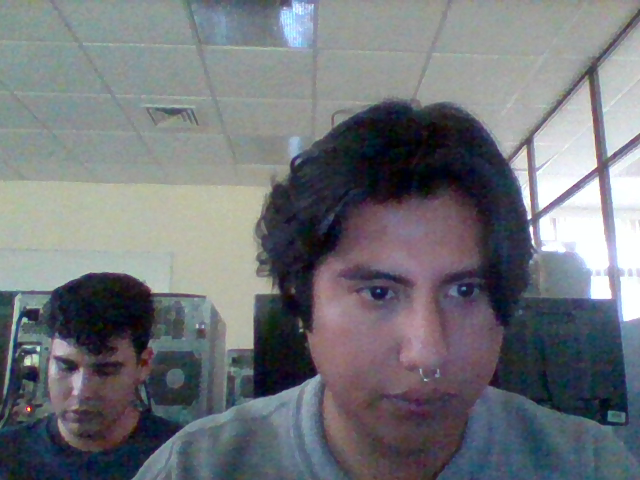
#> input picture 1011/imagen-00001.png, 640 x 480 px, given in place of the camera
$ python 19011603.py
#> lines starting #> are read from the running program, lines starting #| are printed output that depends on the picture


#Norika Isabel Ramirez Valdez
# Graficación


import cv2 as cv

camara = cv.VideoCapture(0)

if not camara.isOpened():
    print("No puedo abrir la camara")
    exit(1)

contador = 1
color = True
sobelX = True
sobelY = True
canny = True

while True:
    # Leemos la imagen de la camara
    ret, imagen = camara.read()
#> imagen is the input picture: shape (480, 640, 3); mean B, G, R 121.1, 116, 113

     #canny
    edge = cv.Canny(imagen, 10, 1)
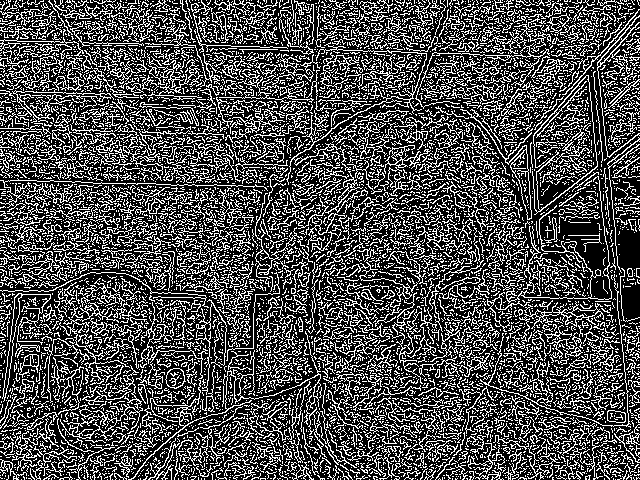
#> edge: shape (480, 640); 30.2% white in thin lines or dots

    if not ret:
        print("No podemos capturar la imagen de la camara")
        break

    cv.imshow("Camara", imagen)

    gris = cv.cvtColor(imagen, cv.COLOR_BGR2GRAY)
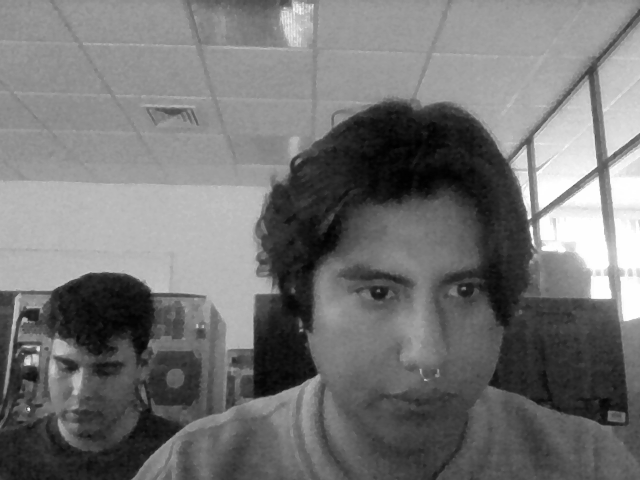
#> gris: shape (480, 640); min 0, max 255, mean 115.7

    sobelx = cv.Sobel(imagen, cv.CV_16S, 1, 0)
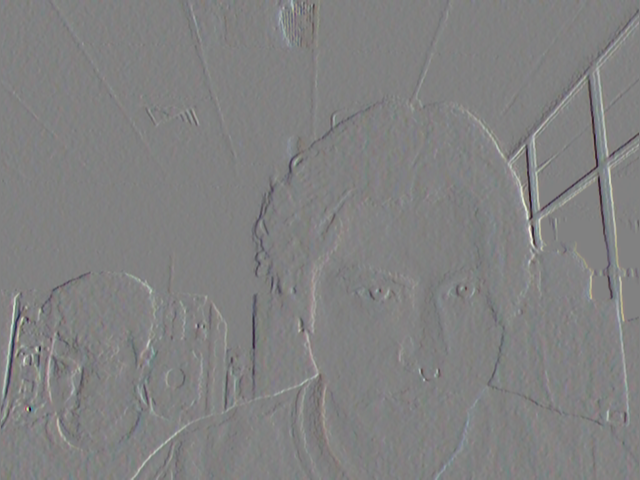
#> sobelx: shape (480, 640, 3) int16; mean B, G, R 0.8, 0.7, 0.8; drawn with min black and max white
    sobely = cv.Sobel(imagen, cv.CV_16S, 0, 1)
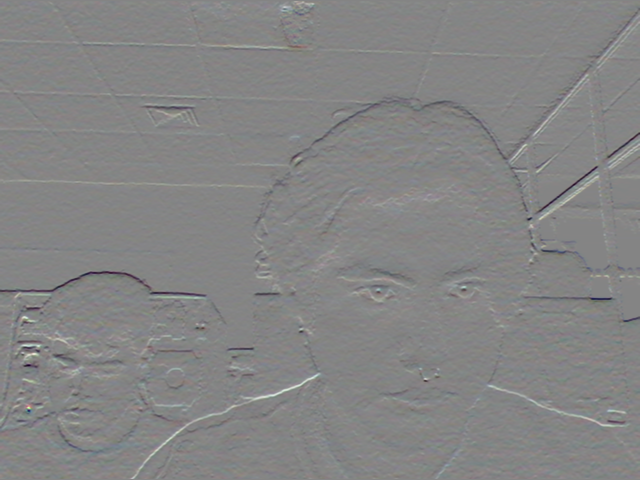
#> sobely: shape (480, 640, 3) int16; mean B, G, R -0.8, -1.1, -1.2; drawn with min black and max white

    absx = cv.convertScaleAbs(sobelx)
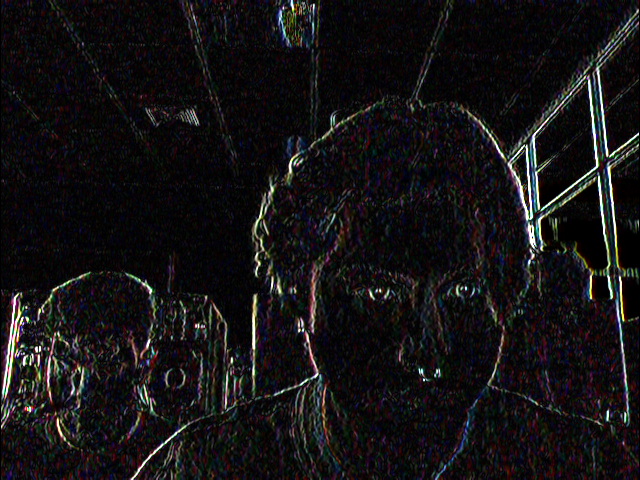
#> absx: shape (480, 640, 3); mean B, G, R 19.9, 19.6, 20.7
    absy = cv.convertScaleAbs(sobely)
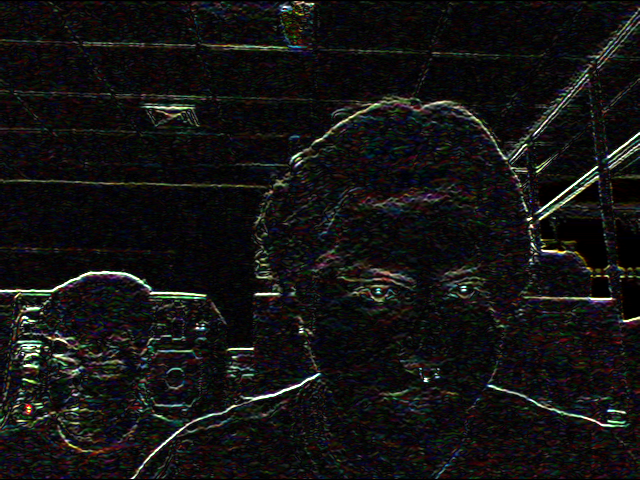
#> absy: shape (480, 640, 3); mean B, G, R 19, 19.3, 19.9

    if color:
        cv.imshow("Camara", imagen)
        if sobelX:
            cv.imshow("Camara", imagen)
            if sobelY:
                cv.imshow("Camara", imagen)
            else:
                cv.imshow("Camara", absx)
        else:
            cv.imshow("Camara", absy)
    else:
        cv.imshow("Camara", gris)

        teclado = cv.waitKey(1)
        if teclado == 27:
          break

        elif teclado == ord('g') or teclado == ord('G'):
            nombre = "imagen-{:05d}.png".format(contador)
            print(f"Guardando imagen {nombre}")
            cv.imwrite(nombre,imagen)
            img_grey = cv.imread(nombre, cv.IMREAD_GRAYSCALE)
            img_binary = cv.threshold(img_grey, 100, 255, cv.THRESH_BINARY)[1]
            cv.imwrite(nombre,img_binary)
            contador += 1

        elif teclado == ord('c') or teclado == ord('C'):
            nombre = "imagen-{:05d}.png".format(contador)
            print(f"Guardando imagen {nombre}")
            cv.imwrite(nombre,imagen)
            contador += 1

        elif teclado == ord('b') or teclado == ord('B'):
            color = not color
        elif teclado == ord('b') or teclado == ord('B'):
            color = True
        elif teclado == ord('1'):
            sobelX = not sobelX
        elif teclado == ord('1'):
            sobelX = True
        elif teclado == ord('2'):
            sobelY = not sobelY
        elif teclado == ord('2'):
            sobelY = True

camara.release()
cv.destroyAllWindows()

$ run again, on 1011/imagen-00002.png
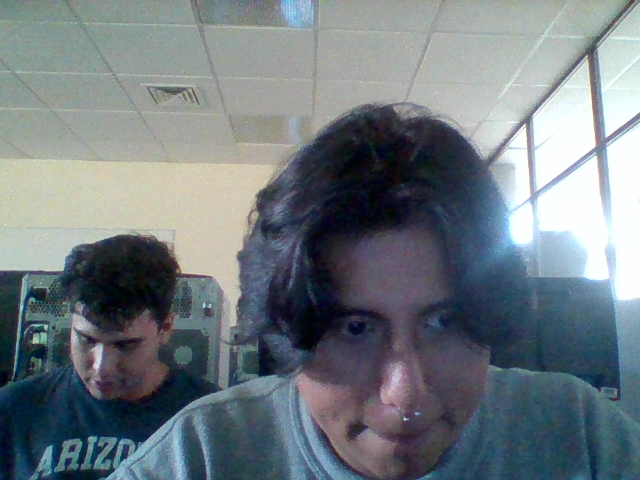
#> input picture 1011/imagen-00002.png, 640 x 480 px, given in place of the camera
#> imagen is the input picture: shape (480, 640, 3); mean B, G, R 128.3, 122.6, 113.1
#> `edge = cv.Canny(imagen, 10, 1)`:
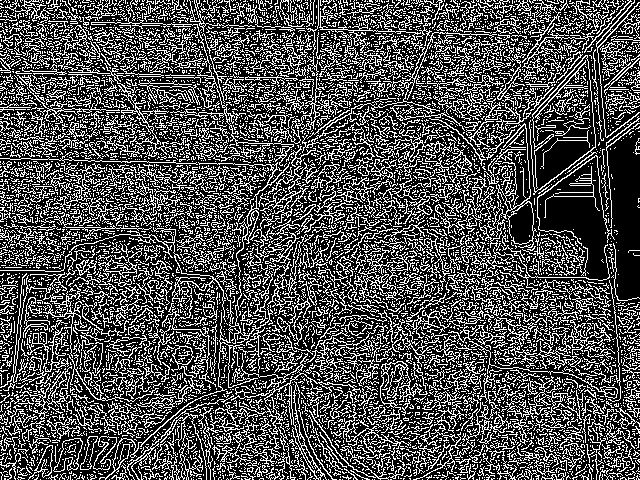
#> edge: shape (480, 640); 31.2% white in thin lines or dots
#> `absy = cv.convertScaleAbs(sobely)`:
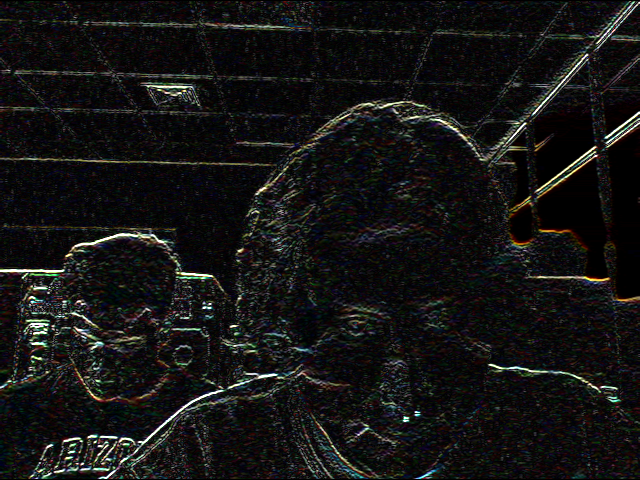
#> absy: shape (480, 640, 3); mean B, G, R 20.2, 20.8, 21.1

$ run again, on 1011/imagen-00003.png
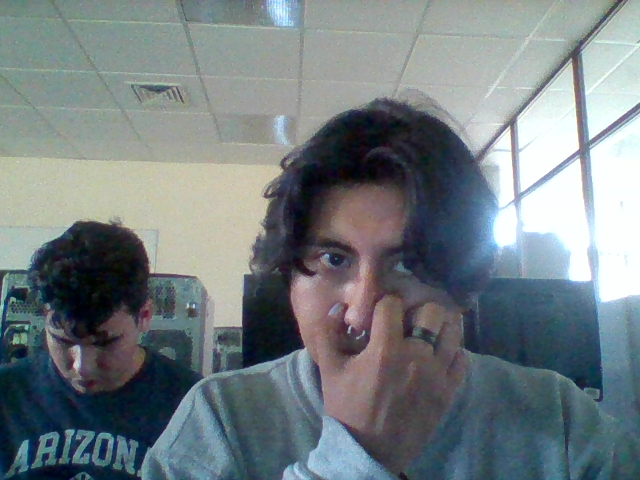
#> input picture 1011/imagen-00003.png, 640 x 480 px, given in place of the camera
#> imagen is the input picture: shape (480, 640, 3); mean B, G, R 129.8, 126.2, 116.1
#> `edge = cv.Canny(imagen, 10, 1)`:
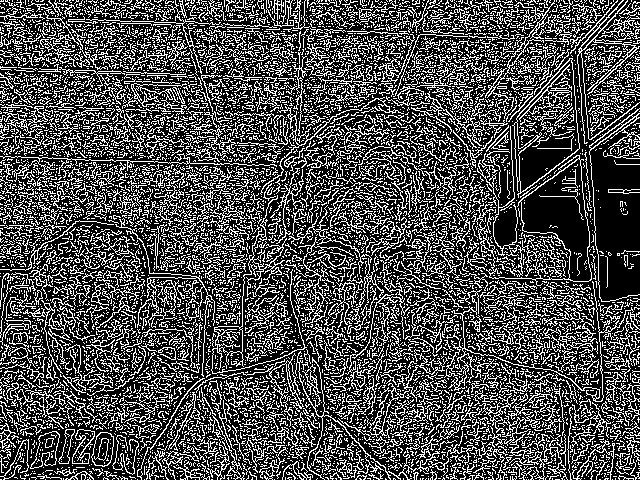
#> edge: shape (480, 640); 30.3% white in thin lines or dots
#> `absy = cv.convertScaleAbs(sobely)`:
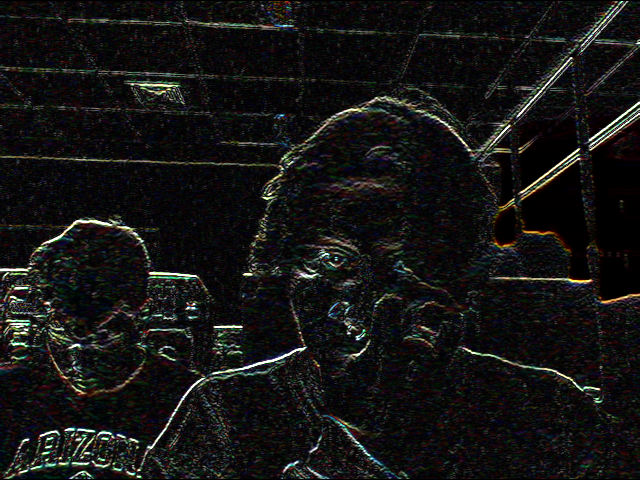
#> absy: shape (480, 640, 3); mean B, G, R 19.9, 20.6, 21

$ run again, on 1011/imagen-00004.png
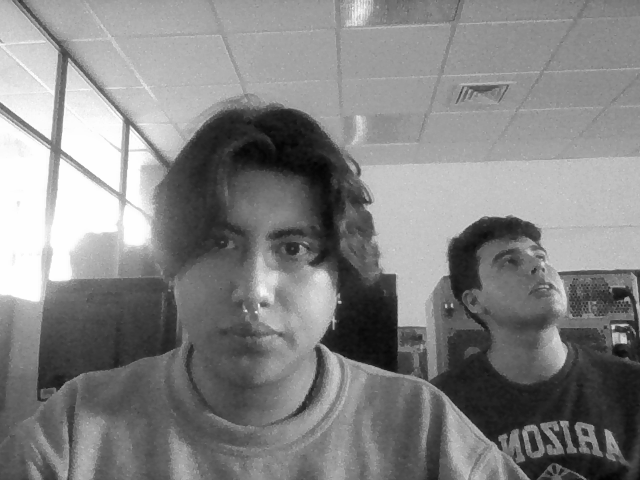
#> input picture 1011/imagen-00004.png, 640 x 480 px, given in place of the camera
#> imagen is the input picture: shape (480, 640, 3); min 3, max 255, mean 131.6
#> `edge = cv.Canny(imagen, 10, 1)`:
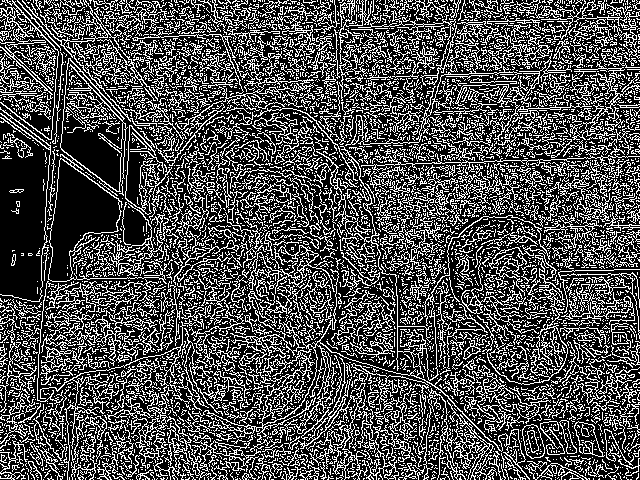
#> edge: shape (480, 640); 30.7% white in thin lines or dots
#> `absy = cv.convertScaleAbs(sobely)`:
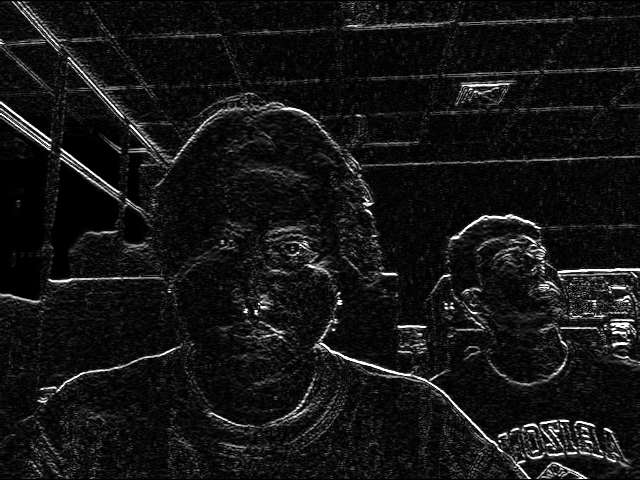
#> absy: shape (480, 640, 3); min 0, max 255, mean 20.9
